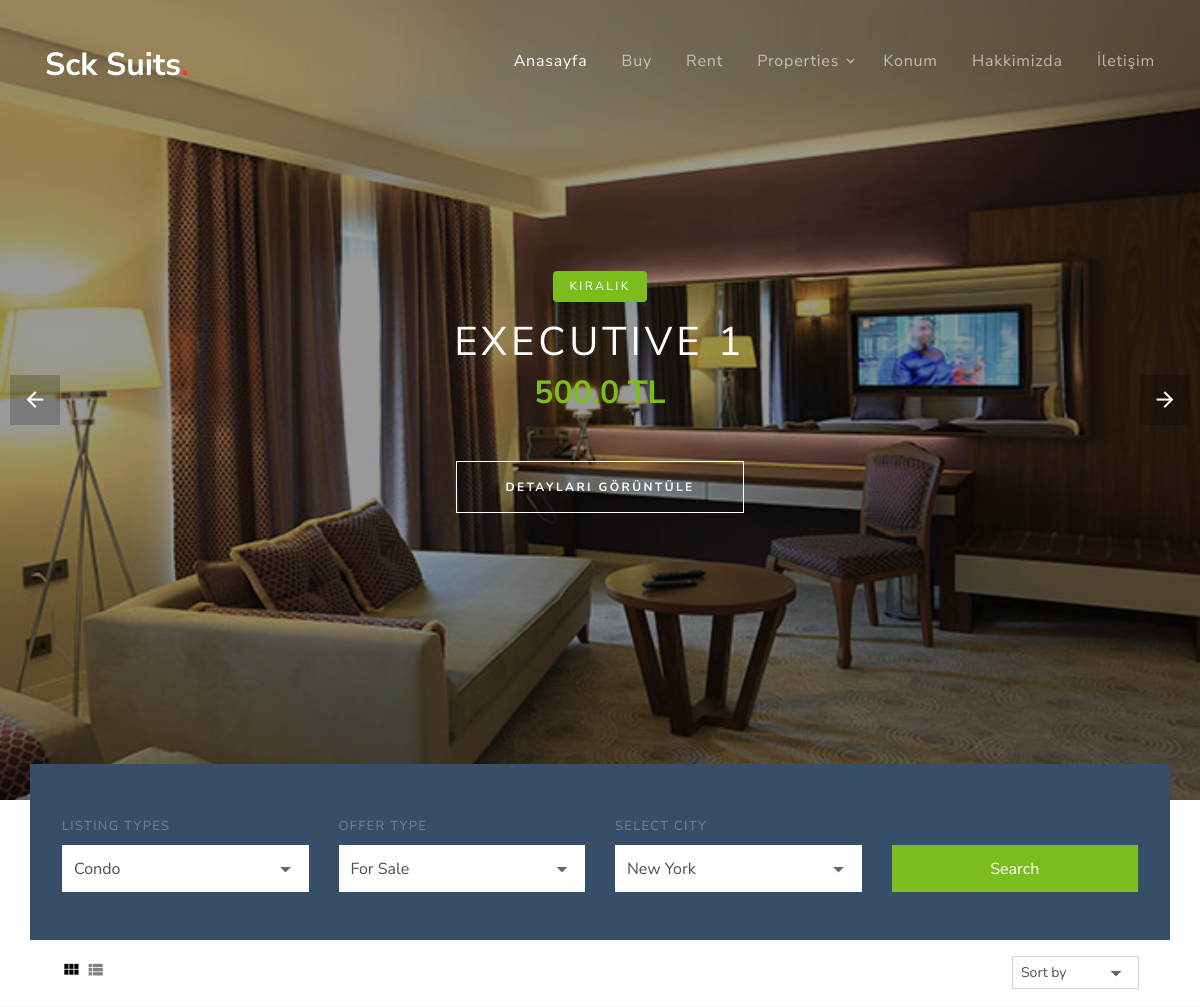
The app's page /category/9/Kiralik-Villa/ (upper part), older data.
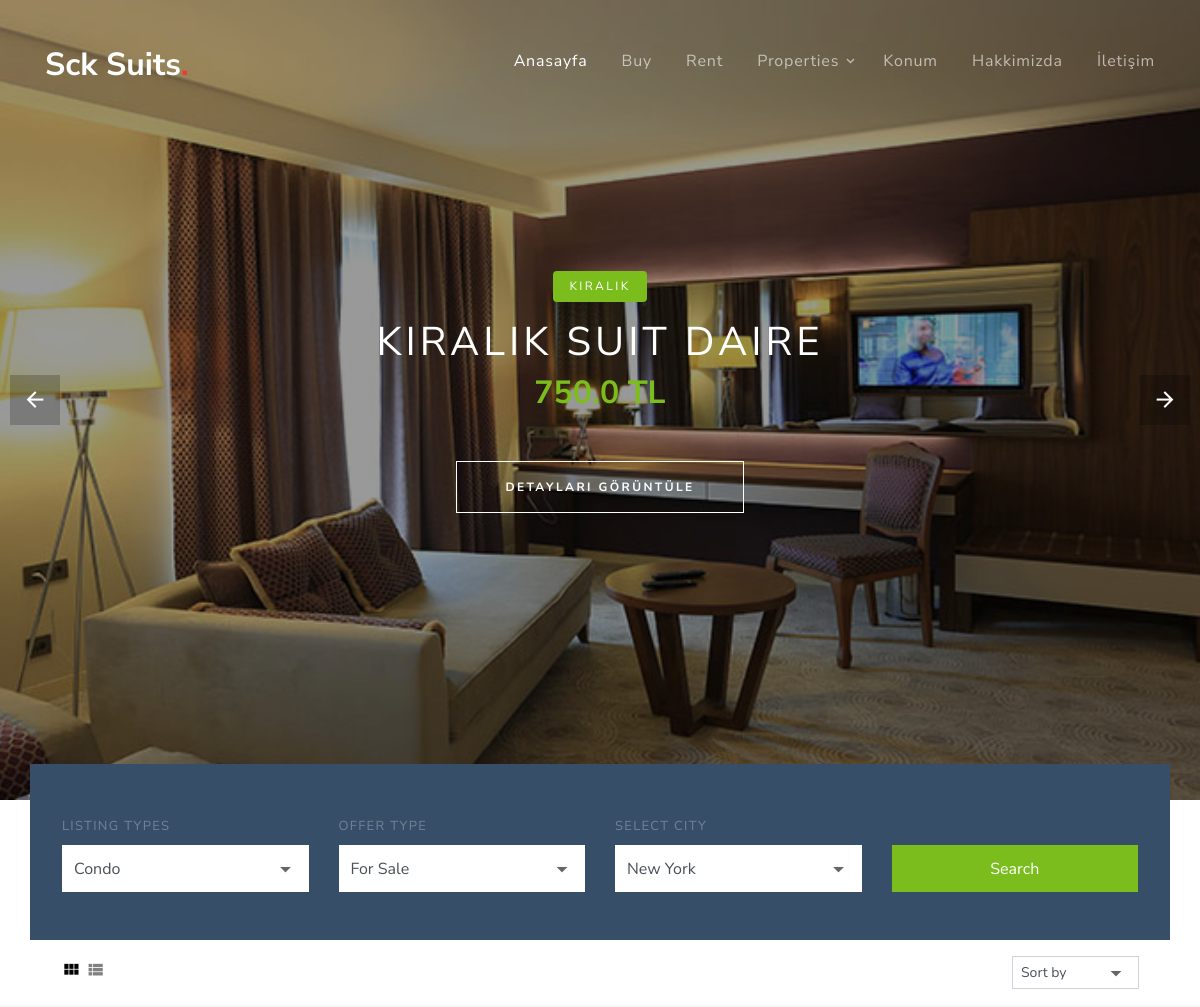
The same page, newer data.
### product/models.py (models this page shows, shortened)
class Product(models.Model):
        STATUS = (
            ('True', 'Evet'),
            ('False', 'Hayır'),
        )
        category = models.ForeignKey(Category, on_delete=models.CASCADE)
        title = models.CharField(max_length=150)
        keywords = models.CharField(max_length=255)
        description = models.CharField(max_length=255)
        image = models.ImageField(blank=True, upload_to='images/')
        price = models.FloatField()
        amount = models.IntegerField()
        detail = RichTextUploadingField()
        slug = models.SlugField(blank=True, max_length=255)
        status = models.CharField(max_length=10, choices=STATUS)
        create_at = models.DateTimeField(auto_now_add=True)
        update_at = models.DateTimeField(auto_now=True)
        def image_tag(self):
            return mark_safe('<img src="{}" height="50"/>'.format(self.image.url))
        image_tag.short_description = 'Image'

### home/views.py (the view)
# urls.py: path('category/<int:id>/<slug:slug>/', views.category_products, name='category_products'),
def category_products(request,id,slug):
    sliderdata = Product.objects.all()[:4]
    category = Category.objects.all()
    categorydata = Category.objects.get(pk=id)
    products = Product.objects.filter(category_id=id)
    context = {'products': products,
               'category': category,
               'sliderdata': sliderdata,
               'categorydata': categorydata}
    return render(request,'products.html',context)

### home/templates/products.html (shortened to what this page needs)
{% extends "homebase.html" %}
{% load static %}
{% block slider %}
    {% include "slider.html" %}
{% endblock %}
{% block content %}
    <div class="site-section site-section-sm pb-0">
      <div class="container">
        <div class="row">
          <form class="form-search col-md-12" style="margin-top: -100px;">
            <div class="row  align-items-end">
              <div class="col-md-3">
                <label for="list-types">Listing Types</label>
                <div class="select-wrap">
                  <select name="list-types" id="list-types" class="form-control d-block rounded-0">
                    <option value="">Condo</option>
                  </select>
                </div>
              </div>
              <div class="col-md-3">
                <label for="offer-types">Offer Type</label>
                <div class="select-wrap">
                  <select name="offer-types" id="offer-types" class="form-control d-block rounded-0">
                    <option value="">For Sale</option>
                  </select>
                </div>
              </div>
              <div class="col-md-3">
                <label for="select-city">Select City</label>
                <div class="select-wrap">
                  <select name="select-city" id="select-city" class="form-control d-block rounded-0">
                    <option value="">New York</option>
                  </select>
                </div>
              </div>
              <div class="col-md-3">
                <input type="submit" class="btn btn-success text-white btn-block rounded-0" value="Search">
              </div>
            </div>
          </form>
        </div>
        <div class="row">
          <div class="col-md-12">
            <div class="view-options bg-white py-3 px-3 d-md-flex align-items-center">
              <div class="mr-auto">
                <a href="index.html" class="icon-view view-module active"><span class="icon-view_module"></span></a>
                <a href="view-list.html" class="icon-view view-list"><span class="icon-view_list"></span></a>
              </div>
                    {% load mptt_tags %}
                <div class="select-wrap">
                  <select class="form-control form-control-sm d-block rounded-0">
                    <option value="">Sort by</option>
                  </select>
                </div>
              </div>
            </div>
          </div>
        </div>
      </div>
{% endblock %}

### home/templates/slider.html
{% load static %}
<div class="slide-one-item home-slider owl-carousel">
    {% for rs in sliderdata %}
      <div class="site-blocks-cover overlay" style="background-image: url({{ rs.image.url }});" data-aos="fade" data-stellar-background-ratio="0.5">
        <div class="container">
          <div class="row align-items-center justify-content-center text-center">
            <div class="col-md-10">
              <span class="d-inline-block bg-success text-white px-3 mb-3 property-offer-type rounded">Kiralık</span>
              <h1 class="mb-2">{{ rs.title }}</h1>
              <p class="mb-5"><strong class="h2 text-success font-weight-bold">{{ rs.price }} TL</strong></p>
              <p><a href="/product/{{ rs.id }}/{{ rs.slug }}" class="btn btn-white btn-outline-white py-3 px-5 rounded-0 btn-2">Detayları Görüntüle</a></p>
            </div>
          </div>
        </div>
      </div>
    {% endfor %}
</div>

Row changes from the older to the newer data that the page shows:
changed Product: title "EXECUTIVE 1" → "KIRALIK SUIT DAIRE"; price "500.0" → "750.0"
